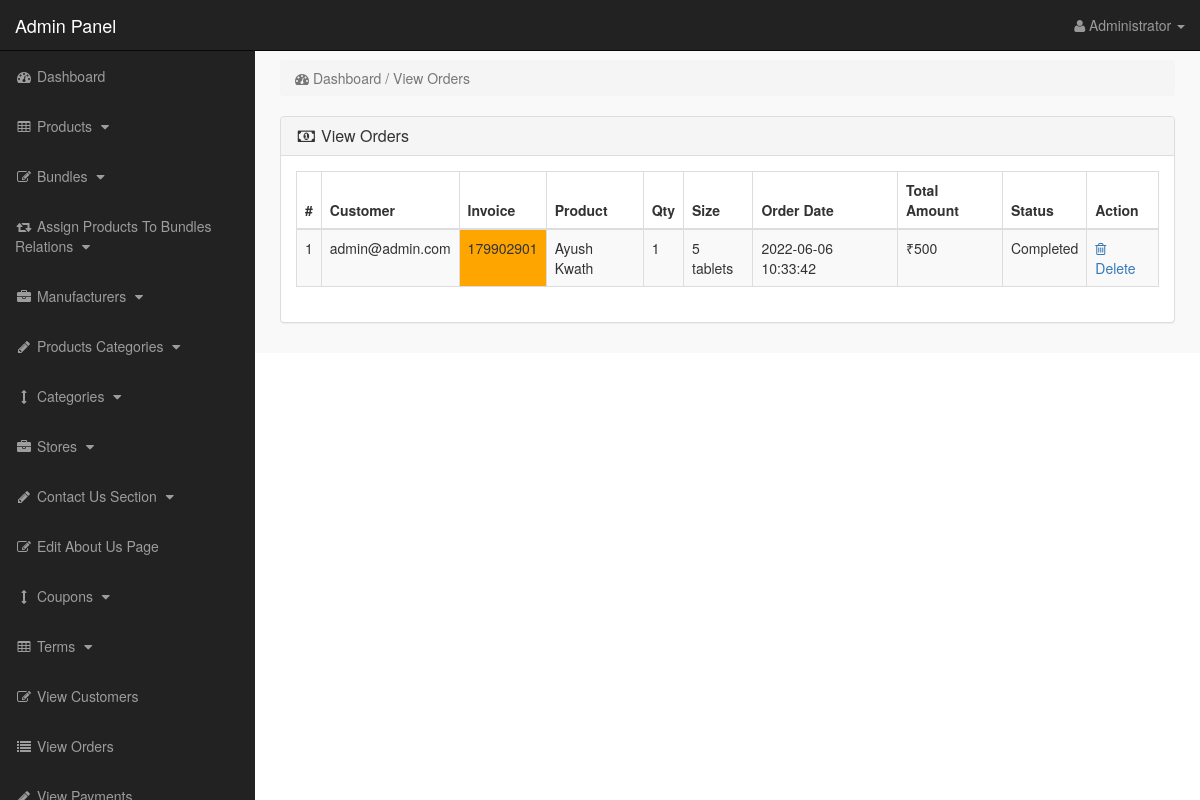
Screenshot of /admin_area/index.php?view_orders (signed in) with the database file from the repository.
### tables this page shows
CREATE TABLE `pending_orders` (
  `order_id` int(10) NOT NULL,
  `customer_id` int(10) NOT NULL,
  `invoice_no` int(10) NOT NULL,
  `product_id` text NOT NULL,
  `qty` int(10) NOT NULL,
  `size` text NOT NULL,
  `order_status` text NOT NULL
);

CREATE TABLE `customers` (
  `customer_id` int(10) NOT NULL,
  `customer_name` varchar(255) NOT NULL,
  `customer_email` varchar(255) NOT NULL,
  `customer_pass` varchar(255) NOT NULL,
  `customer_country` text NOT NULL,
  `customer_city` text NOT NULL,
  `customer_contact` varchar(255) NOT NULL,
  `customer_address` text NOT NULL,
  `customer_image` text NOT NULL,
  `customer_ip` varchar(255) NOT NULL,
  `customer_confirm_code` text NOT NULL
);

CREATE TABLE `products` (
  `product_id` int(10) NOT NULL,
  `p_cat_id` int(10) NOT NULL,
  `cat_id` int(10) NOT NULL,
  `manufacturer_id` int(10) NOT NULL,
  `date` timestamp NOT NULL DEFAULT CURRENT_TIMESTAMP ON UPDATE CURRENT_TIMESTAMP,
  `product_title` text NOT NULL,
  `product_url` text NOT NULL,
  `product_img1` text NOT NULL,
  `product_img2` text NOT NULL,
  `product_img3` text NOT NULL,
  `product_price` int(10) NOT NULL,
  `product_psp_price` int(100) NOT NULL,
  `product_desc` text NOT NULL,
  `product_features` text NOT NULL,
  `product_video` text NOT NULL,
  `product_keywords` text NOT NULL,
  `product_label` text NOT NULL,
  `status` varchar(255) NOT NULL
);

CREATE TABLE `customer_orders` (
  `order_id` int(10) NOT NULL,
  `customer_id` int(10) NOT NULL,
  `due_amount` int(100) NOT NULL,
  `invoice_no` int(100) NOT NULL,
  `qty` int(10) NOT NULL,
  `size` text NOT NULL,
  `order_date` timestamp NOT NULL DEFAULT CURRENT_TIMESTAMP ON UPDATE CURRENT_TIMESTAMP,
  `order_status` text NOT NULL
);

### admin_area/view_orders.php (the view)
<?php
if(!isset($_SESSION['admin_email'])){
echo "<script>window.open('login.php','_self')</script>";
}
else {
?>
<div class="row">
<div class="col-lg-12">
<ol class="breadcrumb">
<li class="active">
<i class="fa fa-dashboard"></i> Dashboard / View Orders
</li>
</ol>
</div>
</div>
<div class="row">
<div class="col-lg-12">
<div class="panel panel-default">
<div class="panel-heading">
<h3 class="panel-title">
<i class="fa fa-money fa-fw"></i> View Orders
</h3>
</div>
<div class="panel-body">
<div class="table-responsive">
<table class="table table-bordered table-hover table-striped">
<thead>
<tr>
<th>#</th>
<th>Customer</th>
<th>Invoice</th>
<th>Product</th>
<th>Qty</th>
<th>Size</th>
<th>Order Date</th>
<th>Total Amount</th>
<th>Status</th>
<th>Action</th>
</tr>
</thead>
<tbody>
<?php
$i = 0;
$get_orders = "select * from pending_orders";
$run_orders = mysqli_query($con,$get_orders);
while ($row_orders = mysqli_fetch_array($run_orders)) {
$order_id = $row_orders['order_id'];
$c_id = $row_orders['customer_id'];
$invoice_no = $row_orders['invoice_no'];
$product_id = $row_orders['product_id'];
$qty = $row_orders['qty'];
$size = $row_orders['size'];
$order_status = $row_orders['order_status'];
$get_products = "select * from products where product_id='$product_id'";
$run_products = mysqli_query($con,$get_products);
$row_products = mysqli_fetch_array($run_products);
$product_title = $row_products['product_title'];
$i++;
?>
<tr>
<td><?php echo $i; ?></td>
<td>
<?php
$get_customer = "select * from customers where customer_id='$c_id'";
$run_customer = mysqli_query($con,$get_customer);
$row_customer = mysqli_fetch_array($run_customer);
$customer_email = $row_customer['customer_email'];
echo $customer_email;
 ?>
 </td>
<td bgcolor="orange" ><?php echo $invoice_no; ?></td>
<td><?php echo $product_title; ?></td>
<td><?php echo $qty; ?></td>
<td><?php echo $size; ?></td>
<td>
<?php
$get_customer_order = "select * from customer_orders where order_id='$order_id'";
$run_customer_order = mysqli_query($con,$get_customer_order);
$row_customer_order = mysqli_fetch_array($run_customer_order);
$order_date = $row_customer_order['order_date'];
$due_amount = $row_customer_order['due_amount'];
echo $order_date;
?>
</td>
<td>₹<?php echo $due_amount; ?></td>
<td>
<?php
if($order_status=='pending'){
echo $order_status='<div style="color:red;">Pending</div>';
}
else{
echo $order_status='Completed';
}
?>
</td>
<td>
<a href="index.php?order_delete=<?php echo $order_id; ?>" >
<i class="fa fa-trash-o" ></i> Delete
</a>
</td>
</tr>
<?php } ?>
</tbody>
</table>
</div>
</div>
</div>
</div>
</div>
<?php } ?>

### admin_area/includes/sidebar.php (shortened to what this page needs)
<?php
if(!isset($_SESSION['admin_email'])){
echo "<script>window.open('login.php','_self')</script>";
}
else {
?>
<nav class="navbar navbar-inverse navbar-fixed-top" >
<div class="navbar-header" >
<a class="navbar-brand" href="index.php?dashboard" >Admin Panel</a>
</div>
<ul class="nav navbar-right top-nav" >
<li class="dropdown" >
<a href="#" class="dropdown-toggle" data-toggle="dropdown" >
<i class="fa fa-user" ></i>
<?php echo $admin_name; ?> <b class="caret" ></b>
</a>
</li>
</ul>
<div class="collapse navbar-collapse navbar-ex1-collapse">
<ul class="nav navbar-nav side-nav">
<li>
<a href="index.php?dashboard">
<i class="fa fa-fw fa-dashboard"></i> Dashboard
</a>
</li>
<li>
<a href="#" data-toggle="collapse" data-target="#products">
<i class="fa fa-fw fa-table"></i> Products
<i class="fa fa-fw fa-caret-down"></i>
</a>
</li>
<li>
<a href="#" data-toggle="collapse" data-target="#bundles">
<i class="fa fa-fw fa-edit"></i> Bundles
<i class="fa fa-fw fa-caret-down"></i>
</a>
</li>
<li>
<a href="#" data-toggle="collapse" data-target="#relations">
<i class="fa fa-fw fa-retweet"></i> Assign Products To Bundles Relations
<i class="fa fa-fw fa-caret-down"></i>
</a>
</li>
<li>
<a href="#" data-toggle="collapse" data-target="#manufacturers">
<i class="fa fa-fw fa-briefcase"></i> Manufacturers
<i class="fa fa-fw fa-caret-down"></i>
</a>
</li>
<li>
<a href="#" data-toggle="collapse" data-target="#p_cat">
<i class="fa fa-fw fa-pencil"></i> Products Categories
<i class="fa fa-fw fa-caret-down"></i>
</a>
</li>
<li>
<a href="#" data-toggle="collapse" data-target="#cat">
<i class="fa fa-fw fa-arrows-v"></i> Categories
<i class="fa fa-fw fa-caret-down"></i>
</a>
</li>
<li>
<a href="#" data-toggle="collapse" data-target="#store">
<i class="fa fa-fw fa-briefcase"></i> Stores
<i class="fa fa-fw fa-caret-down"></i>
</a>
</li>
<li>
<a href="#" data-toggle="collapse" data-target="#contact_us">
<i class="fa fa-fw fa-pencil"> </i> Contact Us Section
<i class="fa fa-fw fa-caret-down"></i>
</a>
</li>
<li>
<a href="index.php?edit_about_us">
<i class="fa fa-fw fa-edit"></i> Edit About Us Page
</a>
</li>
<li>
<a href="#" data-toggle="collapse" data-target="#coupons">
<i class="fa fa-fw fa-arrows-v"></i> Coupons
<i class="fa fa-fw fa-caret-down"></i>
</a>
</li>
<li>
<a href="#" data-toggle="collapse" data-target="#terms" >
<i class="fa fa-fw fa-table"></i> Terms
<i class="fa fa-fw fa-caret-down"></i>
</a>
</li>
<li>
<a href="index.php?view_customers">
<i class="fa fa-fw fa-edit"></i> View Customers
</a>
</li>
<li>
<a href="index.php?view_orders">
<i class="fa fa-fw fa-list"></i> View Orders
</a>
</li>
<li>
<a href="index.php?view_payments">
<i class="fa fa-fw fa-pencil"></i> View Payments
</a>
</li>
</ul>
</div>
</nav>
<?php } ?>

### admin_area/css/style.css (style rules this page uses)
body { margin-top:100px; }
@media (min-width: 768px) { body { margin-top:50px; } }
.top-nav { padding:0 15px; }
.top-nav>li { display:inline-block; float:left; }
.top-nav>li>a { padding-top:15px; padding-bottom:15px; line-height:20px; color:#999; }
@media (min-width: 768px) { .side-nav { position:fixed; top:51px; width:255px; border-radius:0; overflow-y:auto; background-color: #222; bottom:0; overflow-x:hidden; padding-bottom:40px; } }
@media (min-width: 768px) { .side-nav>li>a { width:255px; } }
.panel-body { border-radius:5px; }

### rows the page displays
pending_orders: customer.customer_email "admin@admin.com", invoice_no "179902901", product.product_title "Ayush Kwath", qty "1", size "5 tablets", customer_orders.order_date "2022-06-06 10:33:42", customer_orders.due_amount "500"

### other values shown
$admin_name "Administrator"
